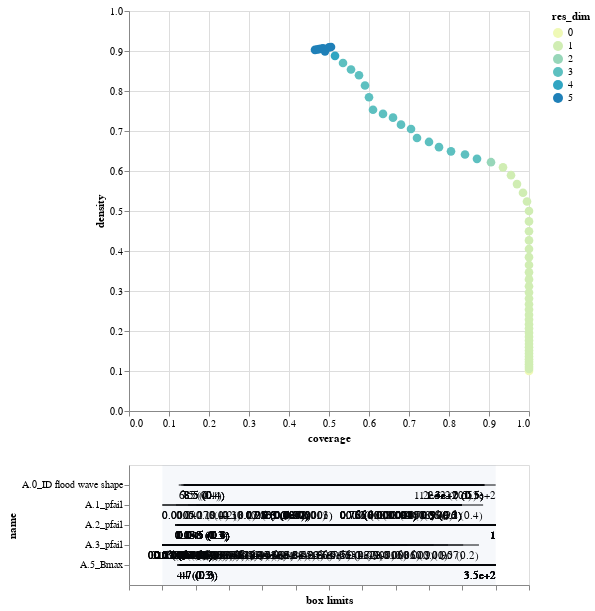

Notebook code for this chart:
### Code cell
box1.inspect_tradeoff()

### Figure 1 — Vega-Lite specification as saved in the notebook (floating-point values rounded to 4 significant figures; data arrays with more than 128 entries replaced by an {"elided": "..."} marker saying what was removed)
{"config": {"view": {"continuousWidth": 400, "continuousHeight": 300}}, "vconcat": [{"data": {"name": "data-012867ada2d5fce6d97f54b6564cfe7b"}, "mark": {"type": "circle", "size": 75}, "encoding": {"color": {"type": "ordinal", "field": "res_dim", "scale": {"range": ["#eff9b6", "#d0edb3", "#97d6b9", "#5dc0c0", "#31a5c2", "#1f80b8", "#2354a3", "#21318d"]}}, "opacity": {"condition": {"value": 1, "selection": "selector001"}, "value": 0.4}, "tooltip": [{"type": "ordinal", "field": "id"}, {"type": "quantitative", "field": "coverage", "format": ".2"}, {"type": "quantitative", "field": "density", "format": ".2"}, {"type": "ordinal", "field": "res_dim"}], "x": {"type": "quantitative", "field": "coverage"}, "y": {"type": "quantitative", "field": "density"}}, "height": 400, "selection": {"selector001": {"type": "single", "fields": ["id"]}}, "width": 400}, {"layer": [{"data": {"name": "data-bc09502cbf4157897b5b6e9849fe96e4"}, "mark": "rule", "encoding": {"x": {"type": "quantitative", "axis": {"grid": false, "labels": false, "title": "box limits"}, "field": "x_lower", "scale": {"domain": [0, 1], "padding": 0.1}}, "x2": {"field": "x_upper"}, "y": {"type": "nominal", "field": "name", "scale": {"padding": 1.0}}}, "transform": [{"calculate": "(datum.x1-datum.minimum)/(datum.maximum-datum.minimum)", "as": "x_lower"}, {"calculate": "(datum.x2-datum.minimum)/(datum.maximum-datum.minimum)", "as": "x_upper"}, {"filter": {"selection": "selector001"}}], "width": 400}, {"data": {"name": "data-bc09502cbf4157897b5b6e9849fe96e4"}, "mark": {"type": "text", "align": "left", "baseline": "top", "dy": 5}, "encoding": {"text": {"type": "ordinal", "field": "text"}, "x": {"type": "quantitative", "axis": {"grid": false, "labels": false, "title": "box limits"}, "field": "x_lower", "scale": {"domain": [0, 1], "padding": 0.1}}, "x2": {"field": "x_upper"}, "y": {"type": "nominal", "field": "name", "scale": {"padding": 1.0}}}, "transform": [{"calculate": "(datum.x1-datum.minimum)/(datum.maximum-datum.minimum)", "as": "x_lower"}, {"calculate": "(datum.x2-datum.minimum)/(datum.maximum-datum.minimum)", "as": "x_upper"}, {"filter": {"selection": "selector001"}}, {"calculate": "datum.qp_lower>0?format(datum.x1, \".2\")+\" (\"+format(datum.qp_lower, \".1~g\")+\")\" :format(datum.x1, \".2\")", "as": "text"}], "width": 400}, {"data": {"name": "data-bc09502cbf4157897b5b6e9849fe96e4"}, "mark": {"type": "text", "align": "right", "baseline": "top", "dy": 5}, "encoding": {"text": {"type": "ordinal", "field": "text"}, "x": {"type": "quantitative", "field": "x_upper"}, "x2": {"field": "x_upper"}, "y": {"type": "nominal", "field": "name", "scale": {"padding": 1.0}}}, "transform": [{"calculate": "(datum.x1-datum.minimum)/(datum.maximum-datum.minimum)", "as": "x_lower"}, {"calculate": "(datum.x2-datum.minimum)/(datum.maximum-datum.minimum)", "as": "x_upper"}, {"filter": {"selection": "selector001"}}, {"calculate": "datum.qp_upper>0?format(datum.x2, \".2\")+\" (\"+format(datum.qp_upper, \".1\")+\")\" :format(datum.x2, \".2\")", "as": "text"}], "width": 400}, {"data": {"name": "data-bb8d07f6df3d47a6a475317795287b23"}, "mark": {"type": "rect", "opacity": 0.05}, "encoding": {"x": {"type": "quantitative", "field": "start"}, "x2": {"field": "end"}}}, {"data": {"name": "data-d751713988987e9331980363e24189ce"}, "mark": "point", "encoding": {"x": {"type": "quantitative", "field": "x"}, "y": {"type": "nominal", "field": "name"}}, "transform": [{"filter": {"selection": "selector001"}}], "width": 400}, {"data": {"name": "data-d751713988987e9331980363e24189ce"}, "mark": {"type": "text", "align": "center", "baseline": "top", "dy": 5}, "encoding": {"text": {"type": "nominal", "field": "item"}, "x": {"type": "quantitative", "field": "x"}, "y": {"type": "nominal", "field": "name"}}, "transform": [{"filter": {"selection": "selector001"}}], "width": 400}]}], "$schema": "https://vega.github.io/schema/vega-lite/v4.8.1.json", "datasets": {"data-012867ada2d5fce6d97f54b6564cfe7b": [{"coverage": 1.0, "density": 0.1, "id": 0, "mass": 1.0, "mean": 0.1, "res_dim": 0}, {"coverage": 1.0, "density": 0.1053, "id": 1, "mass": 0.95, "mean": 0.1053, "res_dim": 1}, {"coverage": 1.0, "density": 0.1108, "id": 2, "mass": 0.9025, "mean": 0.1108, "res_dim": 1}, {"coverage": 1.0, "density": 0.1167, "id": 3, "mass": 0.857, "mean": 0.1167, "res_dim": 1}, {"coverage": 1.0, "density": 0.1229, "id": 4, "mass": 0.814, "mean": 0.1229, "res_dim": 1}, {"coverage": 1.0, "density": 0.1294, "id": 5, "mass": 0.773, "mean": 0.1294, "res_dim": 1}, {"coverage": 1.0, "density": 0.1362, "id": 6, "mass": 0.734, "mean": 0.1362, "res_dim": 1}, {"coverage": 1.0, "density": 0.1435, "id": 7, "mass": 0.697, "mean": 0.1435, "res_dim": 1}, {"coverage": 1.0, "density": 0.1511, "id": 8, "mass": 0.662, "mean": 0.1511, "res_dim": 1}, {"coverage": 1.0, "density": 0.1591, "id": 9, "mass": 0.6285, "mean": 0.1591, "res_dim": 1}, {"coverage": 1.0, "density": 0.1675, "id": 10, "mass": 0.597, "mean": 0.1675, "res_dim": 1}, {"coverage": 1.0, "density": 0.1764, "id": 11, "mass": 0.567, "mean": 0.1764, "res_dim": 1}, {"coverage": 1.0, "density": 0.1857, "id": 12, "mass": 0.5385, "mean": 0.1857, "res_dim": 1}, {"coverage": 1.0, "density": 0.1955, "id": 13, "mass": 0.5115, "mean": 0.1955, "res_dim": 1}, {"coverage": 1.0, "density": 0.206, "id": 14, "mass": 0.4855, "mean": 0.206, "res_dim": 1}, {"coverage": 1.0, "density": 0.2169, "id": 15, "mass": 0.461, "mean": 0.2169, "res_dim": 1}, {"coverage": 1.0, "density": 0.2286, "id": 16, "mass": 0.4375, "mean": 0.2286, "res_dim": 1}, {"coverage": 1.0, "density": 0.2407, "id": 17, "mass": 0.4155, "mean": 0.2407, "res_dim": 1}, {"coverage": 1.0, "density": 0.2535, "id": 18, "mass": 0.3945, "mean": 0.2535, "res_dim": 1}, {"coverage": 1.0, "density": 0.267, "id": 19, "mass": 0.3745, "mean": 0.267, "res_dim": 1}, {"coverage": 1.0, "density": 0.2813, "id": 20, "mass": 0.3555, "mean": 0.2813, "res_dim": 1}, {"coverage": 1.0, "density": 0.2963, "id": 21, "mass": 0.3375, "mean": 0.2963, "res_dim": 1}, {"coverage": 1.0, "density": 0.312, "id": 22, "mass": 0.3205, "mean": 0.312, "res_dim": 1}, {"coverage": 1.0, "density": 0.3289, "id": 23, "mass": 0.304, "mean": 0.3289, "res_dim": 1}, {"coverage": 1.0, "density": 0.3466, "id": 24, "mass": 0.2885, "mean": 0.3466, "res_dim": 1}, {"coverage": 1.0, "density": 0.365, "id": 25, "mass": 0.274, "mean": 0.365, "res_dim": 1}, {"coverage": 1.0, "density": 0.3846, "id": 26, "mass": 0.26, "mean": 0.3846, "res_dim": 1}, {"coverage": 1.0, "density": 0.4049, "id": 27, "mass": 0.247, "mean": 0.4049, "res_dim": 1}, {"coverage": 1.0, "density": 0.4264, "id": 28, "mass": 0.2345, "mean": 0.4264, "res_dim": 1}, {"coverage": 1.0, "density": 0.4494, "id": 29, "mass": 0.2225, "mean": 0.4494, "res_dim": 1}, {"coverage": 1.0, "density": 0.4739, "id": 30, "mass": 0.211, "mean": 0.4739, "res_dim": 1}, {"coverage": 1.0, "density": 0.5, "id": 31, "mass": 0.2, "mean": 0.5, "res_dim": 1}, {"coverage": 0.995, "density": 0.5237, "id": 32, "mass": 0.19, "mean": 0.5237, "res_dim": 1}, {"coverage": 0.985, "density": 0.5457, "id": 33, "mass": 0.1805, "mean": 0.5457, "res_dim": 1}, {"coverage": 0.97, "density": 0.5673, "id": 34, "mass": 0.171, "mean": 0.5673, "res_dim": 1}, {"coverage": 0.955, "density": 0.5895, "id": 35, "mass": 0.162, "mean": 0.5895, "res_dim": 1}, {"coverage": 0.935, "density": 0.6091, "id": 36, "mass": 0.1535, "mean": 0.6091, "res_dim": 1}, {"coverage": 0.905, "density": 0.622, "id": 37, "mass": 0.1455, "mean": 0.622, "res_dim": 2}, {"coverage": 0.87, "density": 0.6304, "id": 38, "mass": 0.138, "mean": 0.6304, "res_dim": 3}, {"coverage": 0.84, "density": 0.6412, "id": 39, "mass": 0.131, "mean": 0.6412, "res_dim": 3}, {"coverage": 0.805, "density": 0.6492, "id": 40, "mass": 0.124, "mean": 0.6492, "res_dim": 3}, {"coverage": 0.775, "density": 0.6596, "id": 41, "mass": 0.1175, "mean": 0.6596, "res_dim": 3}, {"coverage": 0.75, "density": 0.6726, "id": 42, "mass": 0.1115, "mean": 0.6726, "res_dim": 3}, {"coverage": 0.72, "density": 0.6825, "id": 43, "mass": 0.1055, "mean": 0.6825, "res_dim": 3}, {"coverage": 0.705, "density": 0.705, "id": 44, "mass": 0.1, "mean": 0.705, "res_dim": 3}, {"coverage": 0.68, "density": 0.7158, "id": 45, "mass": 0.095, "mean": 0.7158, "res_dim": 3}, {"coverage": 0.66, "density": 0.7333, "id": 46, "mass": 0.09, "mean": 0.7333, "res_dim": 3}, {"coverage": 0.635, "density": 0.7427, "id": 47, "mass": 0.0855, "mean": 0.7427, "res_dim": 3}, {"coverage": 0.61, "density": 0.7531, "id": 48, "mass": 0.081, "mean": 0.7531, "res_dim": 3}, {"coverage": 0.6, "density": 0.7843, "id": 49, "mass": 0.0765, "mean": 0.7843, "res_dim": 3}, {"coverage": 0.59, "density": 0.8138, "id": 50, "mass": 0.0725, "mean": 0.8138, "res_dim": 3}, {"coverage": 0.575, "density": 0.8394, "id": 51, "mass": 0.0685, "mean": 0.8394, "res_dim": 3}, {"coverage": 0.555, "density": 0.8538, "id": 52, "mass": 0.065, "mean": 0.8538, "res_dim": 3}, {"coverage": 0.535, "density": 0.8699, "id": 53, "mass": 0.0615, "mean": 0.8699, "res_dim": 3}, {"coverage": 0.515, "density": 0.8879, "id": 54, "mass": 0.058, "mean": 0.8879, "res_dim": 4}, {"coverage": 0.49, "density": 0.8991, "id": 55, "mass": 0.0545, "mean": 0.8991, "res_dim": 5}, {"coverage": 0.465, "density": 0.9029, "id": 56, "mass": 0.0515, "mean": 0.9029, "res_dim": 5}, {"coverage": 0.47, "density": 0.9038, "id": 57, "mass": 0.052, "mean": 0.9038, "res_dim": 5}, {"coverage": 0.475, "density": 0.9048, "id": 58, "mass": 0.0525, "mean": 0.9048, "res_dim": 5}, {"coverage": 0.48, "density": 0.9057, "id": 59, "mass": 0.053, "mean": 0.9057, "res_dim": 5}, {"coverage": 0.485, "density": 0.9065, "id": 60, "mass": 0.0535, "mean": 0.9065, "res_dim": 5}, {"coverage": 0.5, "density": 0.9091, "id": 61, "mass": 0.055, "mean": 0.9091, "res_dim": 5}, {"coverage": 0.505, "density": 0.9099, "id": 62, "mass": 0.0555, "mean": 0.9099, "res_dim": 5}], "data-bc09502cbf4157897b5b6e9849fe96e4": {"elided": "130 records"}, "data-bb8d07f6df3d47a6a475317795287b23": [{"start": 0, "end": 1}], "data-d751713988987e9331980363e24189ce": []}}
